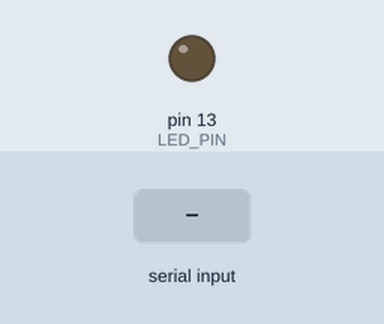
The sketch below on a simulated Arduino Uno, built with avr-gcc and run on an emulated ATmega328P. Shown: output pins drawn as LEDs (lit = HIGH). Inputs (shaded band) come from the test bench.

Above: at 1.2 s.
1.3 s: "LED_ON\n" received over the second serial link
At 2.2 s:
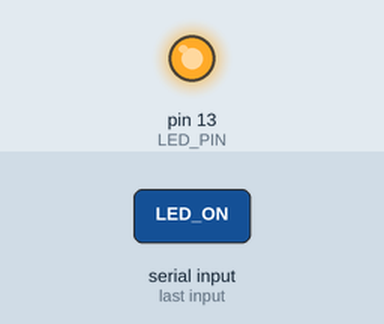
2.8 s: "LED_OFF\n" received over the second serial link
At 3.4 s:
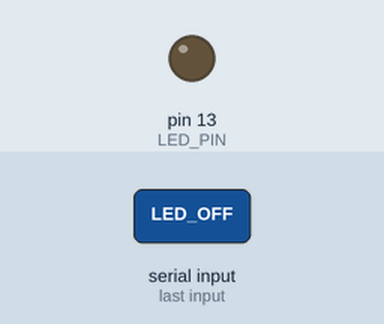
Timing chart, 0 to 5.8 s (numbered marks = the images above; inputs shaded):
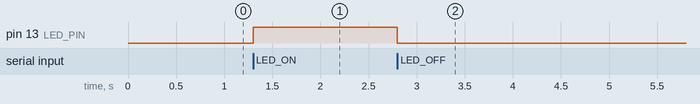

The sketch:

01-led-blink.ino
```cpp
/*
  SoifGo — LED Blink Example
  Receives "LED_ON" / "LED_OFF" over Bluetooth and controls pin 13.
*/

#include <SoftwareSerial.h>

SoftwareSerial bluetooth(10, 11); // RX, TX
const byte LED_PIN = 13;

void setup() {
  pinMode(LED_PIN, OUTPUT);
  Serial.begin(9600);
  bluetooth.begin(9600);
  bluetooth.println("READY");
}

void loop() {
  if (bluetooth.available()) {
    String cmd = bluetooth.readStringUntil('\n');
    cmd.trim();

    if (cmd == "LED_ON") {
      digitalWrite(LED_PIN, HIGH);
      bluetooth.println("LED:ON");
    }
    else if (cmd == "LED_OFF") {
      digitalWrite(LED_PIN, LOW);
      bluetooth.println("LED:OFF");
    }
  }
}
```

Measured:
- after the input at 1.3 s, pin 13 (LED_PIN): LOW → HIGH at once
- after the input at 2.8 s, pin 13 (LED_PIN): HIGH → LOW at once
